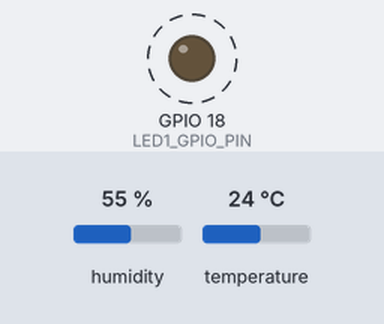
A program run on a simulated Raspberry Pi (BCM pin numbers). Shown: output pins drawn as LEDs (lit = HIGH). Dashed ring = blinking. The inputs (shaded band) are chosen by the test bench; at power-on: humidity 55 %, temperature 24 °C. The clock reads 2024-03-15 10:24:30 at power-on unless the program sets it; what the program prints to the terminal is not drawn.

Above: at 0.5 s.
Timing chart, 0 to 3.0 s (numbered marks = the images above):
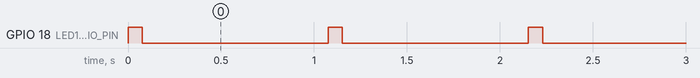

The program:

temp-led-example.py
```python
import RPi.GPIO as GPIO
import dht11
import time
import datetime

# initialize GPIO
LED1_GPIO_PIN = 18
GPIO.setmode(GPIO.BCM)

# read data using pin 14
instance = dht11.DHT11(pin=4)

#GPIO Setup
GPIO.setup(LED1_GPIO_PIN, GPIO.OUT)


while True:
    GPIO.output(LED1_GPIO_PIN, GPIO.HIGH)
    result = instance.read()
    if result.is_valid():
        print("Last valid input: " + str(datetime.datetime.now()))
        print("Temperature: %d C" % result.temperature)
        print("Temperature: %d F" % ((result.temperature * 9/5)+32))
        print("Humidity: %d %%" % result.humidity)
    GPIO.output(LED1_GPIO_PIN, GPIO.LOW)
    time.sleep(1)
```

Measured:
- by itself, GPIO 18 (LED1_GPIO_PIN): alternates HIGH for 0.08 s and LOW for 1.0 s
